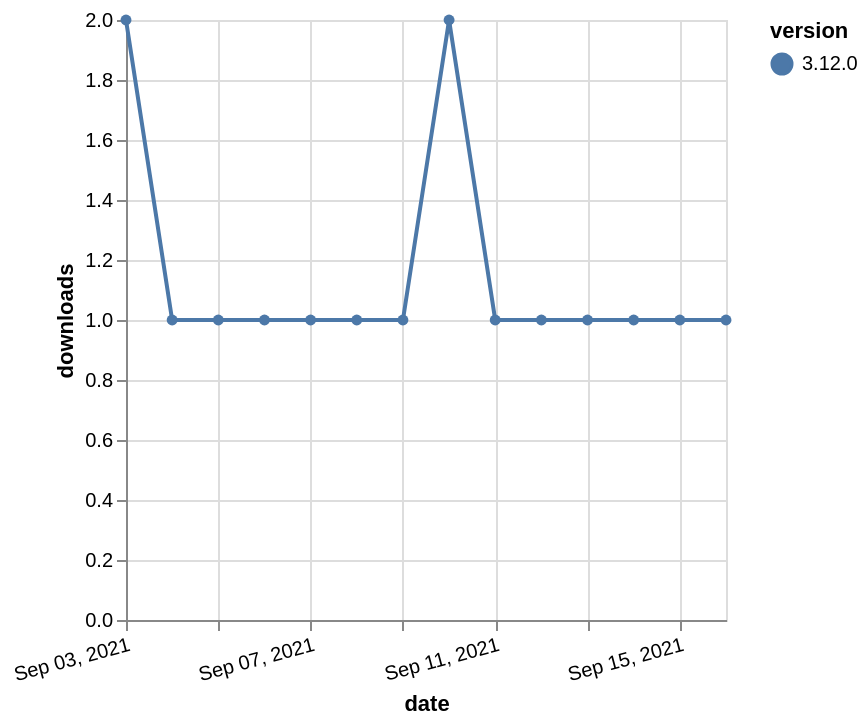

Vega-Lite specification stored for this chart:
### Vega-Lite specification from a JSON file in a GitHub repository (floating-point values rounded to 4 significant figures)
{"$schema": "https://vega.github.io/schema/vega-lite/v5.json", "description": "A simple bar chart with embedded data.", "data": {"values": [{"date": "2021-09-03", "total": 485, "delta": 2, "version": "3.12.0"}, {"date": "2021-09-04", "total": 486, "delta": 1, "version": "3.12.0"}, {"date": "2021-09-05", "total": 487, "delta": 1, "version": "3.12.0"}, {"date": "2021-09-06", "total": 488, "delta": 1, "version": "3.12.0"}, {"date": "2021-09-07", "total": 489, "delta": 1, "version": "3.12.0"}, {"date": "2021-09-08", "total": 490, "delta": 1, "version": "3.12.0"}, {"date": "2021-09-09", "total": 491, "delta": 1, "version": "3.12.0"}, {"date": "2021-09-10", "total": 493, "delta": 2, "version": "3.12.0"}, {"date": "2021-09-11", "total": 494, "delta": 1, "version": "3.12.0"}, {"date": "2021-09-12", "total": 495, "delta": 1, "version": "3.12.0"}, {"date": "2021-09-13", "total": 496, "delta": 1, "version": "3.12.0"}, {"date": "2021-09-14", "total": 497, "delta": 1, "version": "3.12.0"}, {"date": "2021-09-15", "total": 498, "delta": 1, "version": "3.12.0"}, {"date": "2021-09-16", "total": 499, "delta": 1, "version": "3.12.0"}]}, "width": "container", "mark": {"type": "line", "point": {"filled": true}}, "encoding": {"x": {"field": "date", "type": "temporal", "timeUnit": "yearmonthdate", "title": "date", "axis": {"labelAngle": -15}}, "y": {"field": "delta", "type": "quantitative", "title": "downloads"}, "color": {"field": "version", "type": "nominal"}, "tooltip": {"field": "delta"}}}
